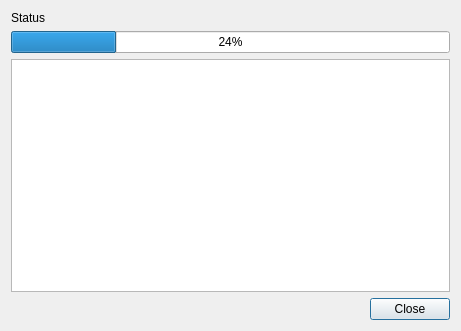
<?xml version="1.0" encoding="UTF-8"?>
<ui version="4.0">
 <class>QMProgressLogDialog</class>
 <widget class="QDialog" name="QMProgressLogDialog">
  <property name="geometry">
   <rect>
    <x>0</x>
    <y>0</y>
    <width>461</width>
    <height>331</height>
   </rect>
  </property>
  <property name="windowTitle">
   <string>Datenbank aktualisieren</string>
  </property>
  <layout class="QGridLayout" name="gridLayout">
   <item row="0" column="0">
    <widget class="QLabel" name="laStatus">
     <property name="text">
      <string>Status</string>
     </property>
    </widget>
   </item>
   <item row="1" column="0">
    <widget class="QProgressBar" name="pbProgress">
     <property name="value">
      <number>24</number>
     </property>
    </widget>
   </item>
   <item row="2" column="0">
    <widget class="QTextEdit" name="teLog"/>
   </item>
   <item row="3" column="0">
    <widget class="QDialogButtonBox" name="bbProgress">
     <property name="orientation">
      <enum>Qt::Horizontal</enum>
     </property>
     <property name="standardButtons">
      <set>QDialogButtonBox::Close</set>
     </property>
    </widget>
   </item>
  </layout>
 </widget>
 <resources/>
 <connections>
  <connection>
   <sender>bbProgress</sender>
   <signal>accepted()</signal>
   <receiver>QMProgressLogDialog</receiver>
   <slot>accept()</slot>
   <hints>
    <hint type="sourcelabel">
     <x>248</x>
     <y>254</y>
    </hint>
    <hint type="destinationlabel">
     <x>157</x>
     <y>274</y>
    </hint>
   </hints>
  </connection>
  <connection>
   <sender>bbProgress</sender>
   <signal>rejected()</signal>
   <receiver>QMProgressLogDialog</receiver>
   <slot>reject()</slot>
   <hints>
    <hint type="sourcelabel">
     <x>316</x>
     <y>260</y>
    </hint>
    <hint type="destinationlabel">
     <x>286</x>
     <y>274</y>
    </hint>
   </hints>
  </connection>
 </connections>
</ui>
